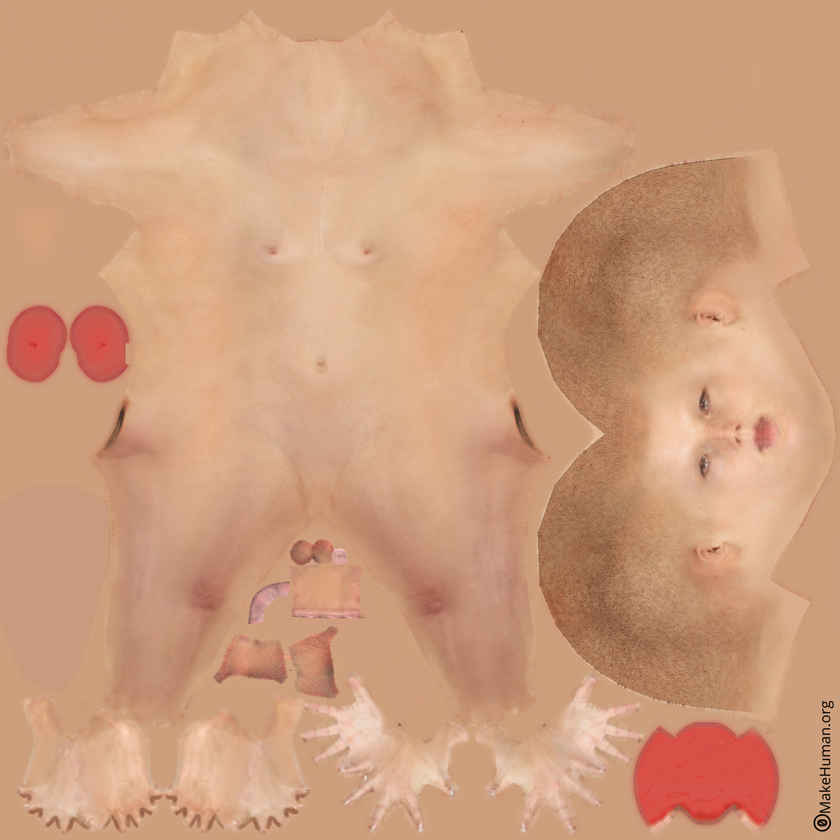
#> input picture assets/photorealism-v2/young_lightskinned_female_diffuse3.png, 840 x 840 px, shrunk from 2048 x 2048 before the run
$ python submission_variants.py generate ../assets/photorealism-v2
#> lines starting #> are read from the running program, lines starting #| are printed output that depends on the picture
"""Generate MPFB development variants and assemble a matched render contact sheet."""
import argparse
import hashlib
import json
from pathlib import Path

from PIL import Image, ImageDraw, ImageFilter
import numpy as np

ROOT = Path(__file__).resolve().parents[1]
ASSETS = ROOT / 'assets/photorealism-v2'
FACE = 'young_lightskinned_female_diffuse3.png'
EYE = 'brown_eye.png'
BINDINGS = (
    ('face', 'Apollo_Face', 'UVMap',
     '1348145f0a5e621a7a066852c0c4307de91ad8615949d5f510469f3f643b2ec8'),
    ('iris_left', 'Iris.L', 'Iris polar coordinates',
     '3672d47296e696514323c58d4ab8e3ca5d989d57973b110521c177a25da3415d'),
    ('iris_right', 'Iris.R', 'Iris polar coordinates',
     '5c67f3307fc5a50a86e64f5c916569741f9c4e4ae47c711b9f819579d5d2988b'),
)
PALETTES = {
    'rose-brown': ((1.03, .98, .98), (1.02, 1., .93)),
    'golden-hazel': ((1.02, .95, .86), (1.16, 1.25, .90)),
    'olive-amber': ((.86, .82, .73), (1.38, 1.18, .81)),
    'neutral-deep': ((.66, .61, .60), (.86, .82, .79)),
    'cool-grey': ((.96, .94, .97), (.91, 1.19, 1.59)),
}


# Local MPFB face landmarks in UV coordinates. Values control cheek warmth,
# nose warmth and temple tone independently of the atlas-wide palette.
SKIN_REGIONS = {
    'rose-brown': (.065, .030, -.012),
    'golden-hazel': (.021, .012, .026),
    'olive-amber': (.014, .034, -.031),
    'neutral-deep': (.033, .019, .015),
    'cool-grey': (.046, .025, -.022),
}
IRIS_DETAILS = {
    'rose-brown': ((14, -19), (.18, .06, -.05), .070),
    'golden-hazel': ((31, -12), (.34, .25, -.12), .065),
    'olive-amber': ((-22, 38), (.25, .31, -.12), .084),
    'neutral-deep': ((43, -35), (.08, .02, -.09), .076),
    'cool-grey': ((-48, 24), (-.12, .14, .38), .088),
}


def complexion(image, variant):
    u = np.linspace(0, 1, image.width, dtype=np.float32)[None, :]
    v = np.linspace(1, 0, image.height, dtype=np.float32)[:, None]

    def region(x, y, width, height):
        return np.exp(-((u - x) / width) ** 2 - ((v - y) / height) ** 2)

    cheek, nose, temple = SKIN_REGIONS[variant]
    warmth = cheek * (region(.863, .518, .018, .024)
                      + .91 * region(.863, .449, .018, .024))
    warmth += nose * region(.861, .483, .021, .014)
    shading = temple * (region(.818, .534, .022, .017)
                        + region(.818, .432, .022, .017))
    detail = image.filter(ImageFilter.UnsharpMask(radius=1.5, percent=28, threshold=3))
    color = np.asarray(detail, dtype=np.float32)
    color *= 1 + warmth[..., None] * np.array((1, -.42, -.22), dtype=np.float32)
    color *= 1 + shading[..., None]
    return Image.fromarray(np.clip(np.rint(color), 0, 255).astype(np.uint8))


def color_variant(source, gain):
    curves = [[min(255, round(value * scale)) for value in range(256)] for scale in gain]
    return source.convert('RGB').point(sum(curves, []))


def reference_iris(image, variant, side):
    # The local shader samples the upper-right iris of this stock atlas.
    # Rotate its fibers within a feathered annulus, leaving pupil and limbus fixed.
    center = (.708 * image.width, .292 * image.height)
    y, x = np.ogrid[:image.height, :image.width]
    radius = np.hypot(x - center[0], y - center[1]) / image.width
    annulus = np.clip((radius - .041) / .018, 0, 1)
    annulus *= np.clip((.113 - radius) / .018, 0, 1)
    angles, tint, ring_radius = IRIS_DETAILS[variant]
    fibers = image.rotate(angles[side - 1], Image.Resampling.BICUBIC, center=center)
    fibers = fibers.filter(ImageFilter.UnsharpMask(radius=1.2, percent=55, threshold=2))
    ring = np.exp(-((radius - ring_radius) / .015) ** 2)
    color = np.asarray(fibers, dtype=np.float32)
    color *= 1 + ring[..., None] * np.array(tint, dtype=np.float32)
    fibers = Image.fromarray(np.clip(np.rint(color), 0, 255).astype(np.uint8))
    return Image.composite(fibers, image, Image.fromarray((annulus * 255).astype(np.uint8)))


def generate(out, polished_reference=False):
#> called with polished_reference = False
    with Image.open(ASSETS / FACE) as face, Image.open(ASSETS / EYE) as iris:
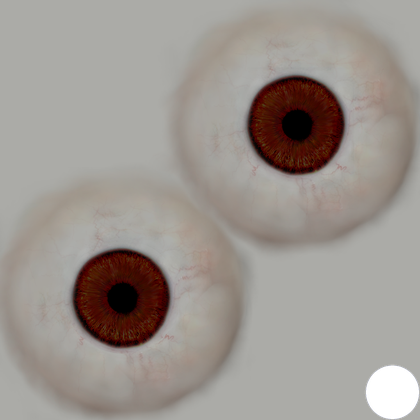
#> input picture assets/photorealism-v2/brown_eye.png, 420 x 420 px, shrunk from 1024 x 1024 before the run
#> face is the input picture: PIL image 840x840 RGB; mean R, G, B 206.7, 157.6, 125.9
#> iris is the input picture: PIL image 420x420 RGBA; mean R, G, B, A 153.4, 146.5, 140.9, 251.8
        palettes = {'rose-brown': PALETTES['rose-brown']} if polished_reference else PALETTES
        for name, (skin, eye) in palettes.items():
            directory = out / name
            directory.mkdir(parents=True, exist_ok=False)
            maps = []
            for index, (role, obj, uv, fingerprint) in enumerate(BINDINGS):
                source_name = FACE if index == 0 else EYE
                if index == 0:
                    image = color_variant(face, skin)
                else:
                    gain = eye if index == 1 else (eye[0] * .985, eye[1], eye[2] * 1.025)
                    image = color_variant(iris, gain)
                image = (complexion(image, name) if index == 0
                         else reference_iris(image, name, index))
                file = directory / f'{role}.png'
                image.save(file)
                maps.append({
                    'role': role, 'object': obj, 'uv': uv, 'slot': 0,
                    'replace_image': source_name, 'replace_on_all_slots': index == 0,
                    'mesh_uv_sha256': fingerprint, 'file': file.name,
                    'sha256': hashlib.sha256(file.read_bytes()).hexdigest(),
                })
            manifest = {
                'variant': name, 'target': 'Apollo MPFB development rig',
                'provenance': {
                    'license': 'CC0', 'attribution': 'assets/photorealism-v2/ATTRIBUTION.md',
                    'sources': {name: hashlib.sha256((ASSETS / name).read_bytes()).hexdigest()
                                for name in (FACE, EYE)},
                    'method': 'CC0 derivatives with regional skin tones and distinct iris fibers.',
                    'recipe': 'regional-mpfb-v1',
                },
                'maps': maps,
            }
            (directory / 'variant.json').write_text(json.dumps(manifest, indent=2) + '\n',
                                                    encoding='utf-8')
#> this loop made 5 passes
#> pass 1, in complexion, `warmth = cheek * (region(.863, .518, .018, .024) + .91 * region(.863, ..`:
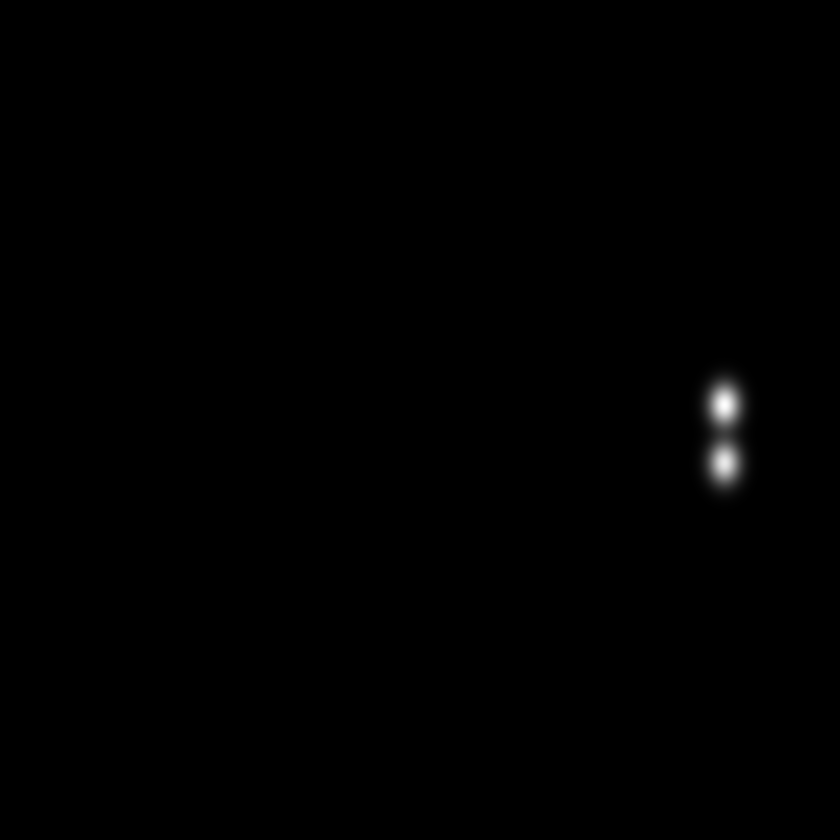
#> warmth: shape (840, 840) float32; min 0, max 0.065, mean 0.000168; drawn with min black and max white
#> pass 1, in complexion, `shading = temple * (region(.818, .534, .022, .017) + region(.818, .432..`:
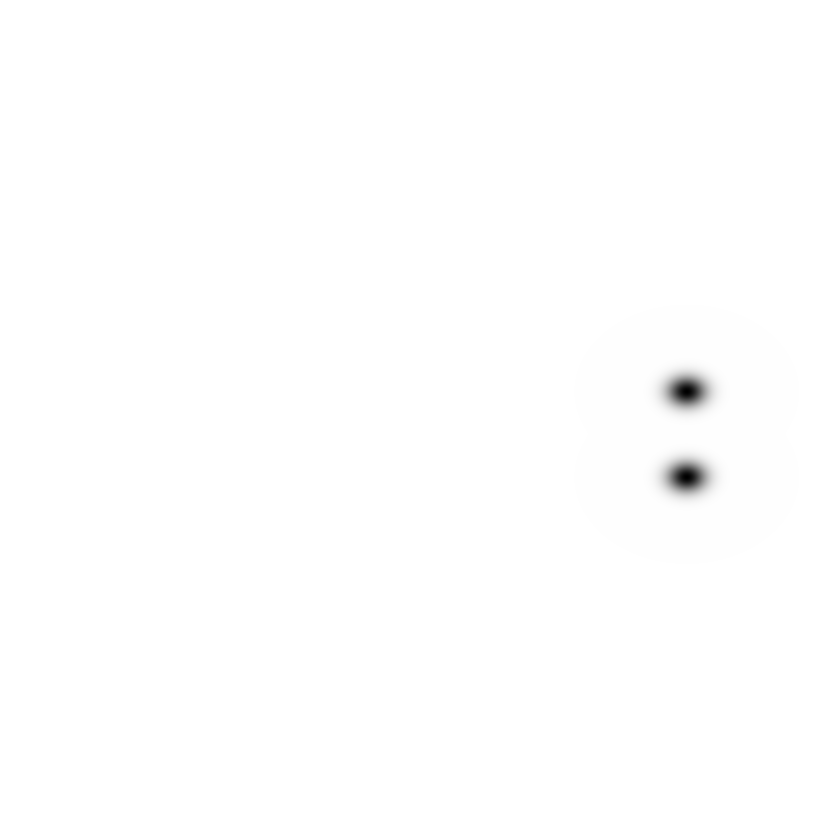
#> shading: shape (840, 840) float32; min -0.012, max 0, mean -2.81e-05; drawn with min black and max white
#> after the loop:
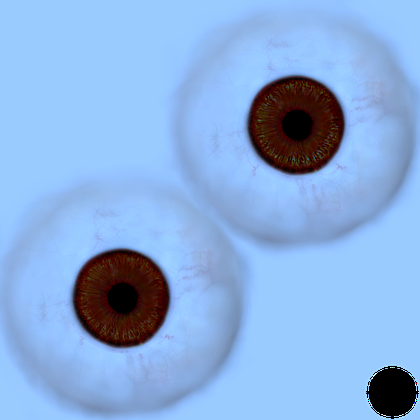
#> image: PIL image 420x420 RGB; mean R, G, B 137.3, 174.2, 221.7


def contact_sheet(root, out):
    width = 300
    sheet = Image.new('RGB', (width * len(PALETTES), width + 34), '#17191f')
    labels = ImageDraw.Draw(sheet)
    crops = out.parent / 'eye-crops'
    crops.mkdir(parents=True, exist_ok=True)
    for index, variant in enumerate(PALETTES):
        with Image.open(root / f'{variant}.png') as image:
            w, h = image.size
            image.crop((round(.13 * w), round(.35 * h), round(.87 * w),
                        round(.58 * h))).save(crops / f'{variant}.png')
            tile = image.convert('RGB')
            tile.thumbnail((width, width), Image.Resampling.LANCZOS)
            sheet.paste(tile, (index * width + (width - tile.width) // 2, 0))
        labels.text((index * width + 10, width + 8), variant, fill='white')
    sheet.save(out)


def main():
    parser = argparse.ArgumentParser(description=__doc__)
    parser.add_argument('action', choices=('generate', 'sheet'))
    parser.add_argument('directory', type=Path)
    parser.add_argument('--out', type=Path)
    parser.add_argument('--polished-reference', action='store_true',
                        help='Generate only the rose-brown reference with extra texture detail')
    args = parser.parse_args()
    if args.action == 'generate':
        generate(args.directory, args.polished_reference)
    elif args.out:
        contact_sheet(args.directory, args.out)
    else:
        parser.error('sheet requires --out')


if __name__ == '__main__':
    main()
